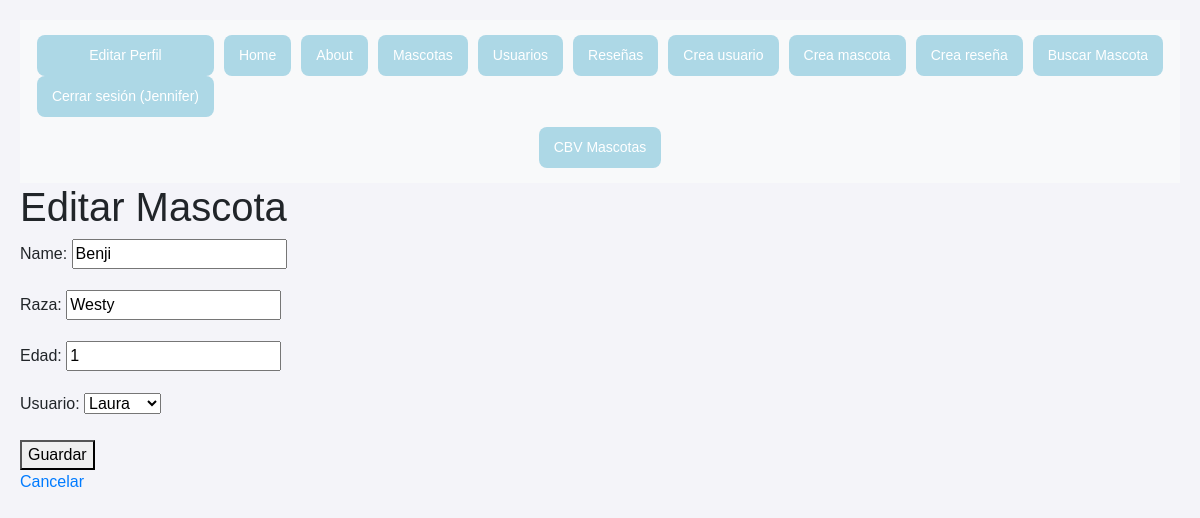
/mascotas_cbv/6/editar/ (signed in), run on an earlier commit of the app's database.
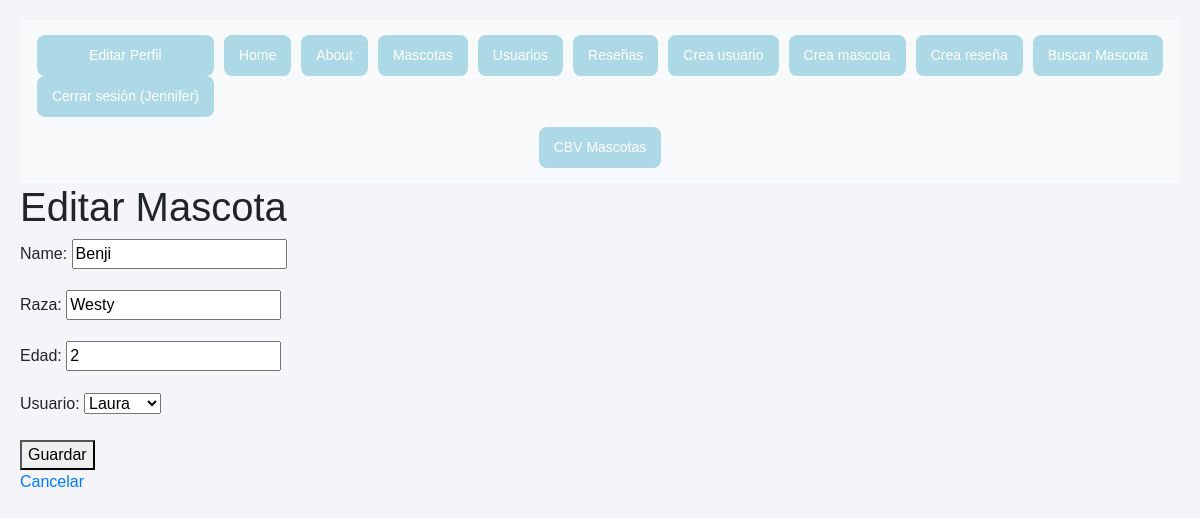
And on a later commit of the database.
### myapp/models.py (models this page shows, shortened)
class Mascota(models.Model):
    name = models.CharField(max_length=200)
    raza = models.CharField(max_length=200, default="Desconocida")
    edad = models.IntegerField(default=0)
    usuario = models.ForeignKey(Usuario, on_delete=models.CASCADE, default=1)

class Usuario(models.Model):
    name = models.CharField(max_length=200)
    email = models.EmailField()
    def __str__(self):
        return self.name

### myapp/views.py (the view)
# urls.py: path('mascotas_cbv/<int:pk>/editar/', views.MascotaUpdateView.as_view(), name='mascota_cbv_update'),
class MascotaUpdateView(LoginRequiredMixin, UpdateView):
    model = Mascota
    fields = ['name', 'raza', 'edad', 'usuario']
    template_name = 'mascotas/mascota_form.html'
    success_url = reverse_lazy('mascota_cbv_list')
    login_url = 'accounts:login'

### myapp/templates/mascotas/mascota_form.html (shortened to what this page needs)
{% extends 'layouts/base.html' %}
{% block content %}
  <h1>{{ view.object.pk|yesno:"Editar Mascota,Nueva Mascota" }}</h1>
  <form method="post">
    {{ form.as_p }}
    <button type="submit">Guardar</button>
  </form>
  <a href="{% url 'mascota_cbv_list' %}">Cancelar</a>
{% endblock %}

What changed in the data, as far as the page shows it:
changed Mascota "Editar Mascota": edad "1" → "2"
